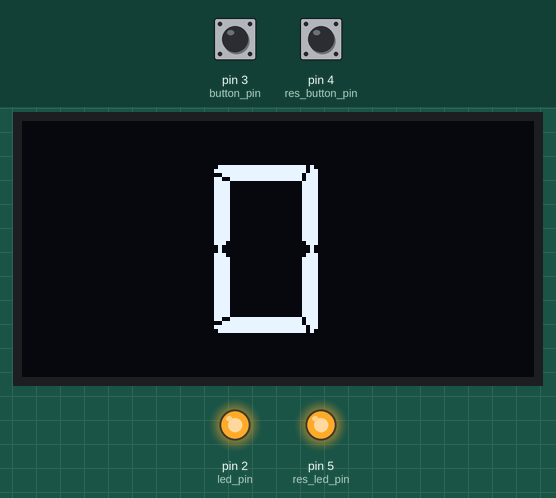
Simulated run of this program. Board: Arduino Nano, built with avr-gcc and run on an emulated ATmega328P. On the bench: 128×64 one-colour display, output pins drawn as LEDs (lit = HIGH). The inputs (shaded band) are chosen by the test bench; at power-on: pin 3 (button_pin) HIGH, pin 4 (res_button_pin) HIGH. Sleep ends after the set time or at an interrupt; EEPROM starts erased.

Above: at 1.2 s.
1.3 s: pin 3 (button_pin) pulled LOW for 0.15 s
At 1.9 s:
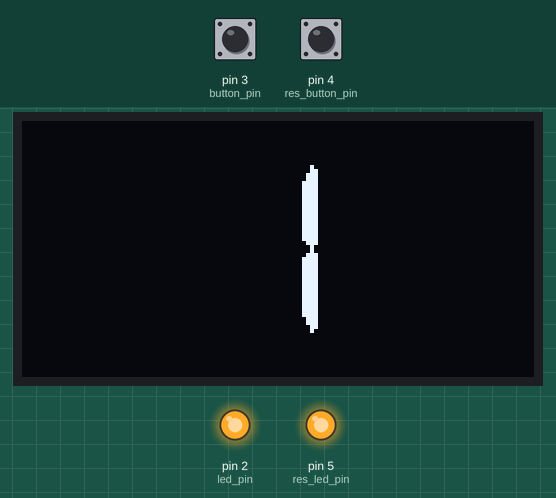
2.9 s: pin 4 (res_button_pin) pulled LOW for 0.15 s
At 2.94 s:
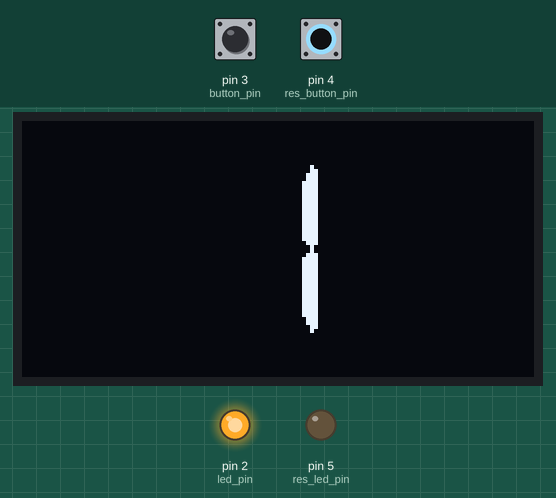
4.5 s: pin 4 (res_button_pin) pulled LOW for 3.2 s
At 4.9 s:
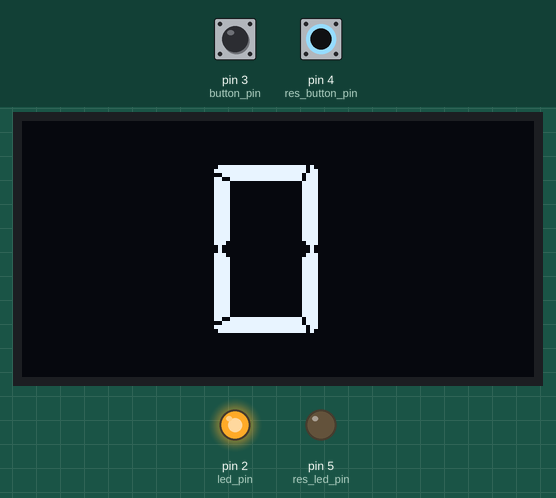
9.2 s: pin 3 (button_pin) pulled LOW for 3.2 s
At 10.4 s:
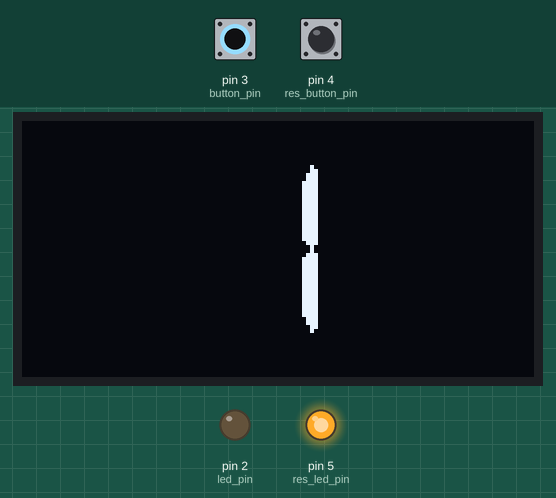
13.9 s: pin 3 (button_pin) driven LOW and pin 4 (res_button_pin) driven LOW
At 14.4 s:
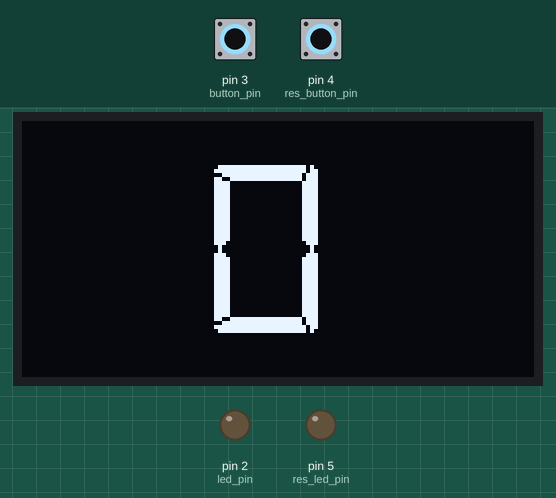
Timing chart, 0 to 16.9 s (numbered marks = the images above; inputs shaded):
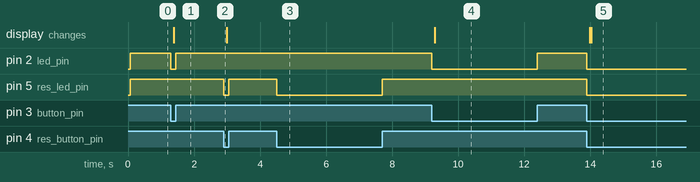

Measured:
- after the input at 1.3 s, pin 2 (led_pin): HIGH → LOW at once, → HIGH 0.15 s later; the display: changes after 0.09 s (image 1)
- after the input at 2.9 s, pin 5 (res_led_pin): HIGH → LOW at once, → HIGH 0.15 s later
- after the input at 4.5 s, pin 5 (res_led_pin): HIGH → LOW at once, → HIGH 3.2 s later
- after the input at 9.2 s, pin 2 (led_pin): HIGH → LOW at once, → HIGH 3.2 s later; the display: changes after 0.09 s (image 4)
- after the input at 13.9 s, pin 2 (led_pin), pin 5 (res_led_pin): HIGH → LOW at once; the display: first changes after 0.09 s (image 5 shows a later state)

The program:

main.cpp
```cpp
#include <Arduino.h>
#include <Wire.h>
#include <U8g2lib.h>
#include <EEPROM.h>
#include <avr/sleep.h>
#include <avr/interrupt.h>

#define res_button_pin 4
#define button_pin 3
#define led_pin 2
#define res_led_pin 5
#define EEPROM_OFFSET 10

#define DEBOUNCE_MS 50
unsigned long SLEEP_AFTER_MS = 20000;

// SSD1306 128x64 I2C
// A4 = SDA, A5 = SCL
U8G2_SSD1306_128X64_NONAME_F_HW_I2C dis(U8G2_R0, U8X8_PIN_NONE);

int counter = 0;
int buttonState = 0;
bool buttonWasPressed = false;
unsigned long lastActivity = 0;

int countButtonState = LOW;
int lastCountButtonState = LOW;
unsigned long lastDebounceCount = 0;

int resetButtonState = LOW;
int lastResetButtonState = LOW;
unsigned long lastDebounceReset = 0;

void drawCounter()
{
  char buffer[10];
  sprintf(buffer, "%d", counter);

  dis.clearBuffer();
  dis.setFont(u8g2_font_7Segments_26x42_mn);

  int textWidth = dis.getStrWidth(buffer);
  int textHeight = dis.getAscent();

  int x = (128 - textWidth) / 2;
  int y = (64 + textHeight) / 2;

  dis.drawStr(x, y, buffer);
  dis.sendBuffer();
}

void goSleep()
{
  dis.clearBuffer();
  dis.sendBuffer();

  set_sleep_mode(SLEEP_MODE_PWR_DOWN);
  sleep_enable();

  attachInterrupt(digitalPinToInterrupt(button_pin), []() {}, LOW);

  sei();       // activate interrutp
  sleep_cpu(); // SLEEP NGR!

  sleep_disable();
  detachInterrupt(digitalPinToInterrupt(button_pin));

  while (digitalRead(button_pin) == LOW)
  {
    delay(10);
  }
  delay(DEBOUNCE_MS);

  countButtonState = LOW;
  lastCountButtonState = LOW;
  lastDebounceCount = millis();

  resetButtonState = LOW;
  lastResetButtonState = LOW;
  lastDebounceReset = millis();

  drawCounter();
}

void setup()
{
  EEPROM.get(EEPROM_OFFSET, counter);
  if (counter < 0 || counter > 9999)
    counter = 0;

  pinMode(led_pin, OUTPUT);
  pinMode(res_led_pin, OUTPUT);
  pinMode(button_pin, INPUT_PULLUP);
  pinMode(res_button_pin, INPUT_PULLUP);

  Wire.begin();
  dis.begin();

  drawCounter();
  lastActivity = millis();
}

void loop()
{
  // ── Count Button Debounce ──────────────────────────────
  int countReading = digitalRead(button_pin);

  if (countReading != lastCountButtonState)
    lastDebounceCount = millis();

  if ((millis() - lastDebounceCount) > DEBOUNCE_MS)
  {
    if (countReading != countButtonState)
    {
      countButtonState = countReading;

      // INPUT_PULLUP → gedrückt = LOW
      if (countButtonState == LOW)
      {
        counter++;
        EEPROM.put(EEPROM_OFFSET, counter);
        drawCounter();
        lastActivity = millis();
      }
    }
  }
  lastCountButtonState = countReading;
  digitalWrite(led_pin, countReading); // leuchtet beim Drücken

  // ── Reset Button Debounce ──────────────────────────────
  int resetReading = digitalRead(res_button_pin);

  if (resetReading != lastResetButtonState)
    lastDebounceReset = millis();

  if ((millis() - lastDebounceReset) > DEBOUNCE_MS)
  {
    if (resetReading != resetButtonState)
    {
      resetButtonState = resetReading;

      if (resetButtonState == LOW)
      {
        counter = 0;
        EEPROM.put(EEPROM_OFFSET, counter);
        drawCounter();
        lastActivity = millis();
      }
    }
  }
  lastResetButtonState = resetReading;
  digitalWrite(res_led_pin, resetReading);

  // ── Sleep ──────────────────────────────────────────────
  if (millis() - lastActivity >= SLEEP_AFTER_MS)
  {
    goSleep();
    lastActivity = millis();
  }
}
```
